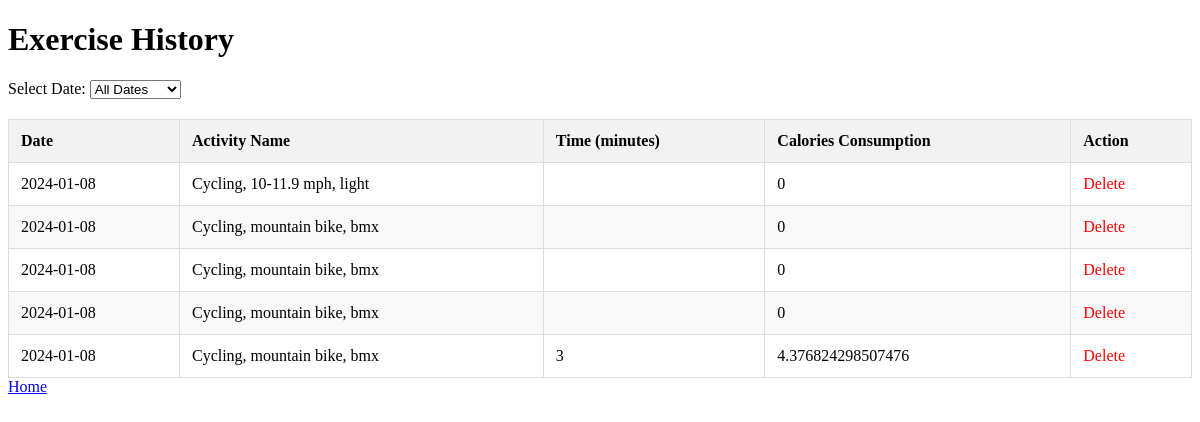
Screenshot of /exercise_history?user_id=5 with the database file from the repository.
### app.py (models this page shows)
class UserExerciseRecord(db.Model):
    id = db.Column(db.Integer, primary_key=True)
    user_id = db.Column(db.Integer, db.ForeignKey('user.id'), nullable=False)
    date = db.Column(db.Date, default=datetime.utcnow, nullable=False)
    activity_id = db.Column(db.Integer, db.ForeignKey('activity.id'), nullable=False)
    time = db.Column(db.Integer, nullable=False)
    calories_consumption = db.Column(db.Integer, nullable=False)

class Activity(db.Model):
    id = db.Column(db.Integer, primary_key=True)
    name = db.Column(db.String(255), nullable=False, unique=True)
    calories_per_kg = db.Column(db.Float, nullable=False)

### app.py (the view)
@app.route('/exercise_history')
def exercise_history():
    user_id = request.args.get('user_id', type=int)
    if user_id is not None:
        results = db.session.query(UserExerciseRecord.id,
                                   UserExerciseRecord.user_id,
                                   UserExerciseRecord.date,
                                   Activity.name,
                                   UserExerciseRecord.time,
                                   UserExerciseRecord.calories_consumption).\
            join(Activity, UserExerciseRecord.activity_id == Activity.id).\
            filter(UserExerciseRecord.user_id == user_id).all()
    else:
        results = []
    return render_template('exercise_history.html', results=results, user_id=user_id)

### templates/exercise_history.html (shortened to what this page needs)
<!DOCTYPE html>
<html lang="en">
<head>
</head>
<body>
    <h1>Exercise History</h1>
    {% if results %}
        <label for="selectDate">Select Date: </label>
        <select id="selectDate" onchange="filterByDate()">
            <option value="">All Dates</option>
        </select>
        <table>
            <thead>
                <tr>
                    <th>Date</th>
                    <th>Activity Name</th>
                    <th>Time (minutes)</th>
                    <th>Calories Consumption</th>
                    <th>Action</th>
                </tr>
            </thead>
            <tbody>
                {% for result in results %}
                    <tr>
                        <td>{{ result[2] }}</td>
                        <td>{{ result[3] }}</td>
                        <td>{{ result[4] }}</td>
                        <td>{{ result[5] }}</td>
                        <td>
                            <span class="delete-button" onclick="deleteRecord('{{ result[0] }}')">Delete</span>
                        </td>
                    </tr>
                {% endfor %}
            </tbody>
        </table>
    {% else %}
        <p>No exercise history available for the specified user.</p>
    {% endif %}
    <a href="{{ url_for('user_home', user_id=user_id) }}">Home</a>
</body>
</html>

### templates/exercise_history.html (style rules this page uses)
table { width: 100%; border-collapse: collapse; margin-top: 20px; }
table, th, td { border: 1px solid #ddd; }
th, td { padding: 12px; text-align: left; }
th { background-color: #f2f2f2; }
tr:nth-child(even) { background-color: #f9f9f9; }
.delete-button { cursor: pointer; color: red; }

### rows the page displays
UserExerciseRecord: date "2024-01-08", name "Cycling, 10-11.9 mph, light", calories_consumption "0"
UserExerciseRecord: date "2024-01-08", name "Cycling, mountain bike, bmx", calories_consumption "0"
UserExerciseRecord: date "2024-01-08", name "Cycling, mountain bike, bmx", calories_consumption "0"
UserExerciseRecord: date "2024-01-08", name "Cycling, mountain bike, bmx", calories_consumption "0"
UserExerciseRecord: date "2024-01-08", name "Cycling, mountain bike, bmx", time "3", calories_consumption "4.376824298507476"
